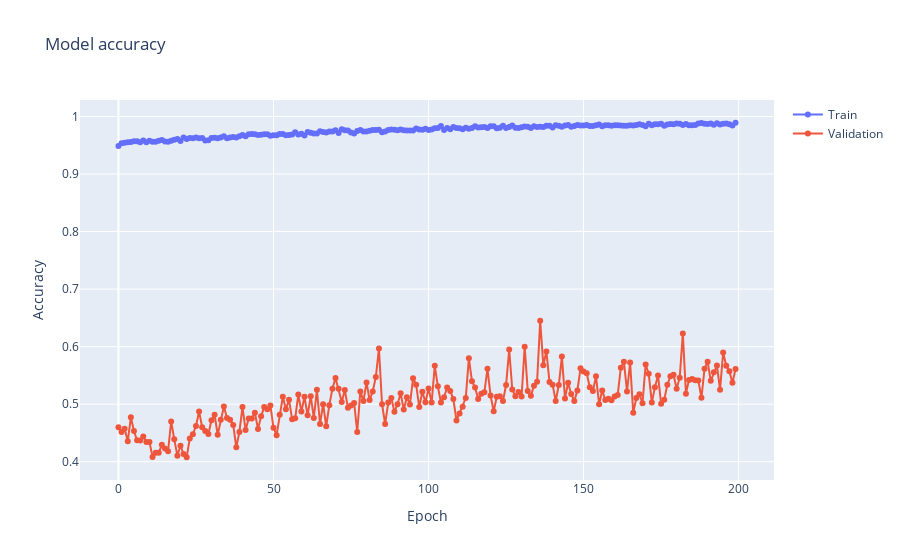

This figure's notebook cell:
### Code cell
# Plot training & validation accuracy values
fig = go.Figure()
fig.add_trace(go.Scatter(
    y=history.history['accuracy'],
    mode='lines+markers',
    name='Train'
))
fig.add_trace(go.Scatter(
    y=history.history['val_accuracy'],
    mode='lines+markers',
    name='Validation'
))
fig.update_layout(
    title='Model accuracy',
    xaxis_title='Epoch',
    yaxis_title='Accuracy'
)
fig.show()

### Figure 1 — Plotly figure (JSON) as saved in the notebook; plotly's stock layout.template omitted (floating-point values rounded to 4 significant figures; data arrays with more than 128 entries replaced by an {"elided": "..."} marker saying what was removed)
{"data": [{"mode": "lines+markers", "name": "Train", "type": "scatter", "y": {"elided": "200 float values"}}, {"mode": "lines+markers", "name": "Validation", "type": "scatter", "y": {"elided": "200 float values"}}], "layout": {"title": {"text": "Model accuracy"}, "xaxis": {"title": {"text": "Epoch"}}, "yaxis": {"title": {"text": "Accuracy"}}}}
